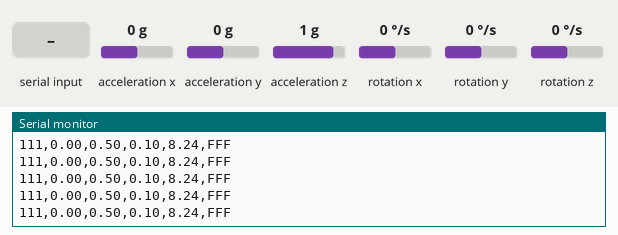
Bench run of a sketch on a simulated Arduino Leonardo, built with avr-gcc and run on an emulated ATmega32U4. Parts: the last lines printed to the serial monitor. Wiring (inferred from the names in the program): MPU-9250 motion sensor at I2C address 0x68. The test bench sets the inputs (shaded band); at power-on: rotation x 0 °/s, acceleration x 0 g, acceleration y 0 g, acceleration z 1 g, rotation y 0 °/s, rotation z 0 °/s.

Above: at 3.7 s.
3.8 s: rotation x set to 100 °/s
At 3.84 s:
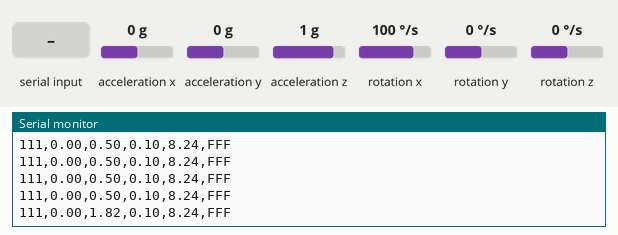
6.8 s: "v1\n" received over Serial
At 6.81 s:
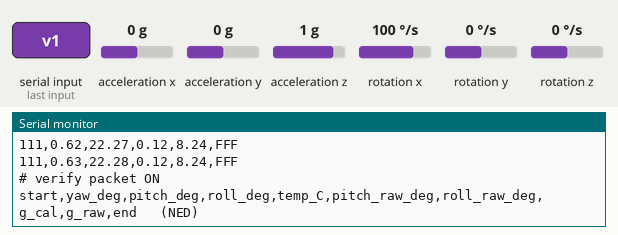
8.3 s: "v0\n" received over Serial
At 8.32 s:
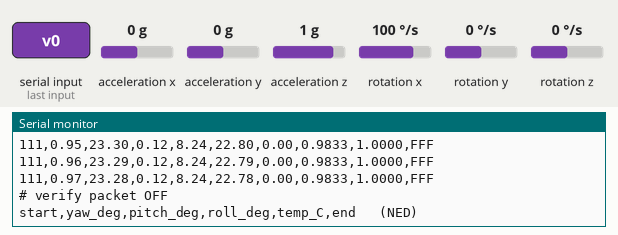
9.8 s: "c1\n" received over Serial
11.3 s: "b\n" received over Serial
At 12.3 s:
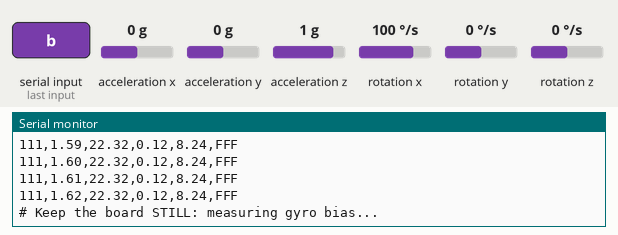
14.3 s: byte 10 ('\n') received over Serial
At 14.42 s:
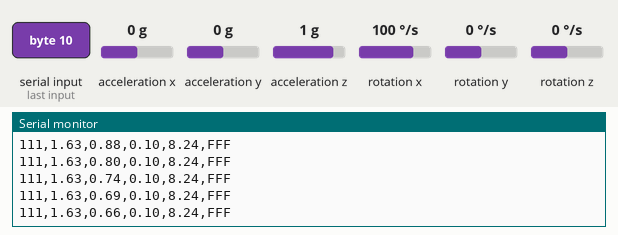
Timing chart, 0 to 16.8 s (numbered marks = the images above; inputs shaded):
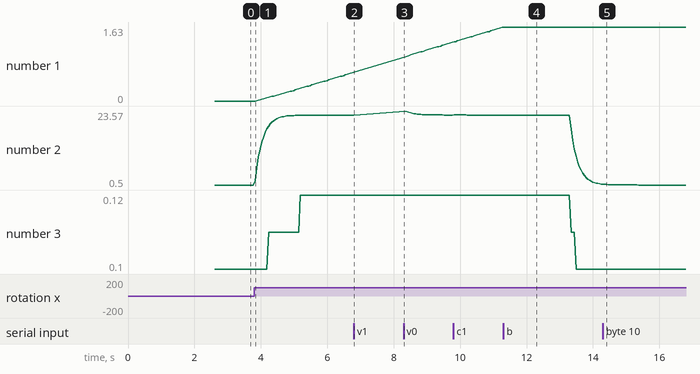

The sketch:

IMU_NED_Calibrated.ino
```cpp
// =====================================================================
//  IMU_NED_Calibrated.ino
//  RSE4501 Mini Project 2 - calibrated orientation (NED) for
//  Arduino Leonardo + GY-9250 module (MPU-6500 chip, no magnetometer)
//
//  Wiring: VCC->5V, GND->GND, SDA->D2, SCL->D3
//
//  What this sketch does
//   1. Reads raw accel + gyro from the MPU-6500 (I2C, 0x68)
//   2. Applies the six-position ACCELEROMETER CALIBRATION
//        a_cal = (a_raw - bias) / scale        (constants below)
//   3. Measures GYRO BIAS at start-up (board must be still ~2 s)
//   4. Rotates sensor axes into the NED body frame
//        X = forward (VCC end of header), Y = right, Z = down
//   5. Runs TWO complementary filters side by side:
//        - CALIBRATED  (used for the normal output)
//        - RAW/UNCALIBRATED (for the before/after verification test)
//   6. Sends packets to MATLAB (getData.m) at 20 Hz
//
//  NED angle convention (ZYX Euler)
//     roll  +  = right side down      (range -180..180)
//     pitch +  = nose (VCC end) up    (range  -90..90)
//     yaw   +  = clockwise seen from above (gyro only -> drifts)
//
//  Output packets
//   normal mode   : 111,yaw,pitch,roll,temp,FFF
//   verify mode   : 111,yaw,pitch,roll,temp,pitch_raw,roll_raw,g_cal,g_raw,FFF
//                   (yaw/pitch/roll = calibrated, *_raw = no accel calibration,
//                    g_* = gravity magnitude |a| in g, should be 1.000 at rest)
//
//  Serial commands (Serial Monitor "Newline", or MATLAB writeline):
//     v1 / v0   verification output on / off
//     c1 / c0   use calibration for the MAIN output on / off
//     z         zero yaw
//     b         re-measure gyro bias (keep the board still ~2 s)
//     i         print settings and calibration constants
// =====================================================================
#include <Wire.h>
#include <math.h>

// ---------------- USER SETTINGS ----------------
// 0 = FIXED mounting: body frame = sensor frame mapped to NED
//     (MPU flat, component side up, VCC end = forward).
//     Use 0 for the CALIBRATION VERIFICATION TEST: angles are absolute,
//     so calibration errors are not hidden.
// 1 = AUTO-LEVEL at start-up: the pose at reset becomes roll = pitch = 0
//     (any mounting). Use 1 for the APPLICATION.
#define AUTO_LEVEL 0

// ---------------- CALIBRATION CONSTANTS ----------------
// From six-position test (MPU_Data_calibration.xlsx, sheet "Calibration")
// Sensor axes as printed on the board: X away from pins, Y toward VCC, Z up
const float ACC_BIAS[3]  = { 0.001665f, -0.008621f,  0.010054f };  // g
const float ACC_SCALE[3] = { 0.998615f,  0.999471f,  1.006751f };  // -

// ---------------- SENSOR / FILTER CONSTANTS ----------------
const uint8_t MPU_ADDR = 0x68;
const float ACC_LSB = 16384.0f;   // LSB per g     (+/-2 g)
const float GYR_LSB = 131.0f;     // LSB per deg/s (+/-250 deg/s)
const float ALPHA   = 0.98f;      // complementary filter weight on gyro
const float RAD2DEG = 57.2957795f;
const float DEG2RAD = 0.01745329f;
const uint16_t OUT_PERIOD_MS = 50; // 20 Hz output

// ---------------- STATE ----------------
float M[3][3];                     // sensor -> NED body rotation
float gBias[3] = {0, 0, 0};        // gyro bias (sensor frame, deg/s)
struct Att { float roll, pitch, yaw; };
Att attCal = {0, 0, 0};            // calibrated filter
Att attRaw = {0, 0, 0};            // uncalibrated filter
bool useCal = true;                // main output uses calibration
bool verifyMode = false;           // extended packet
uint32_t lastMicros;
uint32_t badReads = 0;
String cmd = "";

// =====================================================================
void writeReg(uint8_t reg, uint8_t val) {
  Wire.beginTransmission(MPU_ADDR);
  Wire.write(reg);
  Wire.write(val);
  Wire.endTransmission();
}

// Raw read. Returns false for an invalid sample (I2C dropout = all zeros).
bool readRaw(float a[3], float g[3], float &t) {
  Wire.beginTransmission(MPU_ADDR);
  Wire.write(0x3B);
  if (Wire.endTransmission(false) != 0) return false;
  if (Wire.requestFrom(MPU_ADDR, (uint8_t)14) != 14) return false;
  int16_t v[7];
  bool allZero = true;
  for (int i = 0; i < 7; i++) {
    uint8_t hi = Wire.read();
    uint8_t lo = Wire.read();
    v[i] = (int16_t)((hi << 8) | lo);
    if (i != 3 && v[i] != 0) allZero = false;
  }
  if (allZero) return false;
  a[0] = v[0] / ACC_LSB;  a[1] = v[1] / ACC_LSB;  a[2] = v[2] / ACC_LSB;
  t    = v[3] / 333.87f + 21.0f;
  g[0] = v[4] / GYR_LSB;  g[1] = v[5] / GYR_LSB;  g[2] = v[6] / GYR_LSB;
  return true;
}

void applyAccCal(const float a[3], float out[3]) {
  for (int i = 0; i < 3; i++) out[i] = (a[i] - ACC_BIAS[i]) / ACC_SCALE[i];
}

void toBody(const float v[3], float out[3]) {
  for (int i = 0; i < 3; i++)
    out[i] = M[i][0] * v[0] + M[i][1] * v[1] + M[i][2] * v[2];
}

float norm3(const float v[3]) { return sqrt(v[0]*v[0] + v[1]*v[1] + v[2]*v[2]); }

float wrap180(float x) {
  while (x > 180)  x -= 360;
  while (x < -180) x += 360;
  return x;
}

// Tilt from gravity (NED). f = specific force in body frame (level: 0,0,-1)
void accAngles(const float f[3], float &roll, float &pitch) {
  roll  = atan2(-f[1], -f[2]) * RAD2DEG;
  pitch = atan2(f[0], sqrt(f[1]*f[1] + f[2]*f[2])) * RAD2DEG;
}

// One complementary-filter step with ZYX Euler kinematics
void filterStep(Att &s, const float f[3], const float w[3], float dt) {
  float accRoll, accPitch;
  accAngles(f, accRoll, accPitch);
  float p = w[0], q = w[1], r = w[2];
  float sr = sin(s.roll * DEG2RAD),  cr = cos(s.roll * DEG2RAD);
  float sp = sin(s.pitch * DEG2RAD), cp = cos(s.pitch * DEG2RAD);
  if (fabs(cp) < 0.05f) cp = (cp >= 0) ? 0.05f : -0.05f;   // near gimbal lock
  float rollDot  = p + (q * sr + r * cr) * sp / cp;
  float pitchDot = q * cr - r * sr;
  float yawDot   = (q * sr + r * cr) / cp;
  float rollG  = s.roll  + rollDot  * dt;
  float pitchG = s.pitch + pitchDot * dt;
  s.roll  = wrap180(rollG + (1 - ALPHA) * wrap180(accRoll - rollG));
  s.pitch = pitchG + (1 - ALPHA) * (accPitch - pitchG);
  s.yaw   = wrap180(s.yaw + yawDot * dt);
}

// ---------------- Start-up: gyro bias + body frame ----------------
void measureBiasAndFrame(bool buildFrame) {
  Serial.println(F("# Keep the board STILL: measuring gyro bias..."));
  const int N = 500;
  float aSum[3] = {0, 0, 0}, gSum[3] = {0, 0, 0}, a[3], g[3], t;
  int n = 0;
  while (n < N) {
    if (readRaw(a, g, t)) {
      float ac[3]; applyAccCal(a, ac);
      for (int i = 0; i < 3; i++) { aSum[i] += ac[i]; gSum[i] += g[i]; }
      n++;
    }
    delay(3);
  }
  for (int i = 0; i < 3; i++) gBias[i] = gSum[i] / N;
  if (!buildFrame) { Serial.println(F("# Gyro bias updated")); return; }

#if AUTO_LEVEL
  // DOWN = opposite of measured gravity reaction; FORWARD = sensor +Y levelled
  float dn[3] = {-aSum[0] / N, -aSum[1] / N, -aSum[2] / N};
  float nn = norm3(dn);
  for (int i = 0; i < 3; i++) dn[i] /= nn;
  float f[3] = {0, 1, 0};
  float d = f[0]*dn[0] + f[1]*dn[1] + f[2]*dn[2];
  for (int i = 0; i < 3; i++) f[i] -= d * dn[i];
  if (norm3(f) < 0.3f) {                     // VCC end vertical -> use X arrow
    f[0] = 1; f[1] = 0; f[2] = 0;
    d = dn[0];
    for (int i = 0; i < 3; i++) f[i] -= d * dn[i];
  }
  float fn = norm3(f);
  for (int i = 0; i < 3; i++) f[i] /= fn;
  float r[3] = {dn[1]*f[2] - dn[2]*f[1], dn[2]*f[0] - dn[0]*f[2], dn[0]*f[1] - dn[1]*f[0]};
  for (int j = 0; j < 3; j++) { M[0][j] = f[j]; M[1][j] = r[j]; M[2][j] = dn[j]; }
  attCal = {0, 0, 0};
  attRaw = {0, 0, 0};
#else
  // FIXED mapping (MPU flat, component side up, VCC end forward):
  //   X_body(fwd) = +Y_sensor,  Y_body(right) = +X_sensor,  Z_body(down) = -Z_sensor
  float Mf[3][3] = {{0, 1, 0}, {1, 0, 0}, {0, 0, -1}};
  for (int i = 0; i < 3; i++) for (int j = 0; j < 3; j++) M[i][j] = Mf[i][j];
  // Start both filters at the accelerometer angles (absolute, no zeroing)
  float aRaw[3], aCal[3], fRaw[3], fCal[3];
  for (int i = 0; i < 3; i++) aCal[i] = aSum[i] / N;
  for (int i = 0; i < 3; i++) aRaw[i] = aCal[i] * ACC_SCALE[i] + ACC_BIAS[i];
  toBody(aCal, fCal); toBody(aRaw, fRaw);
  accAngles(fCal, attCal.roll, attCal.pitch);
  accAngles(fRaw, attRaw.roll, attRaw.pitch);
  attCal.yaw = attRaw.yaw = 0;
#endif
}

void printInfo() {
  Serial.print(F("# Mode: ")); Serial.println(AUTO_LEVEL ? F("AUTO_LEVEL") : F("FIXED mounting"));
  Serial.print(F("# Main output uses calibration: ")); Serial.println(useCal ? F("YES") : F("NO"));
  Serial.print(F("# Verify packet: ")); Serial.println(verifyMode ? F("ON") : F("OFF"));
  Serial.print(F("# Acc bias  (g): "));
  for (int i = 0; i < 3; i++) { Serial.print(ACC_BIAS[i], 6); Serial.print(' '); }
  Serial.print(F("\n# Acc scale    : "));
  for (int i = 0; i < 3; i++) { Serial.print(ACC_SCALE[i], 6); Serial.print(' '); }
  Serial.print(F("\n# Gyro bias (deg/s): "));
  for (int i = 0; i < 3; i++) { Serial.print(gBias[i], 3); Serial.print(' '); }
  Serial.print(F("\n# Invalid I2C reads so far: ")); Serial.println(badReads);
}

void printHeader() {
  if (verifyMode)
    Serial.println(F("start,yaw_deg,pitch_deg,roll_deg,temp_C,pitch_raw_deg,roll_raw_deg,g_cal,g_raw,end   (NED)"));
  else
    Serial.println(F("start,yaw_deg,pitch_deg,roll_deg,temp_C,end   (NED)"));
}

void handleCommand(String s) {
  s.trim();
  if (s.length() == 0) return;
  if      (s == "v1") { verifyMode = true;  Serial.println(F("# verify packet ON"));  printHeader(); }
  else if (s == "v0") { verifyMode = false; Serial.println(F("# verify packet OFF")); printHeader(); }
  else if (s == "c1") { useCal = true;  Serial.println(F("# calibration ON")); }
  else if (s == "c0") { useCal = false; Serial.println(F("# calibration OFF")); }
  else if (s == "z")  { attCal.yaw = attRaw.yaw = 0; Serial.println(F("# yaw zeroed")); }
  else if (s == "b")  { measureBiasAndFrame(false); lastMicros = micros(); }
  else if (s == "i")  printInfo();
  else { Serial.print(F("# unknown command: ")); Serial.println(s); }
}

// =====================================================================
void setup() {
  Serial.begin(115200);
  while (!Serial && millis() < 3000) {}
  Wire.begin();
  Wire.setClock(400000);

  writeReg(0x6B, 0x00);   // wake up
  delay(100);
  writeReg(0x1A, 0x03);   // gyro DLPF ~41 Hz
  writeReg(0x1B, 0x00);   // gyro +/-250 deg/s (same as calibration data)
  writeReg(0x1C, 0x00);   // accel +/-2 g      (same as calibration data)
  writeReg(0x1D, 0x03);   // accel DLPF ~44 Hz
  delay(500);

  measureBiasAndFrame(true);
  printInfo();
  lastMicros = micros();
}

void loop() {
  // ---- commands ----
  while (Serial.available()) {
    char ch = Serial.read();
    if (ch == '\n' || ch == '\r') { handleCommand(cmd); cmd = ""; }
    else if (cmd.length() < 20) cmd += ch;
  }

  // ---- read + filter ----
  float a[3], g[3], t;
  if (!readRaw(a, g, t)) { badReads++; return; }   // skip invalid sample

  float aCal[3]; applyAccCal(a, aCal);
  float gc[3];   for (int i = 0; i < 3; i++) gc[i] = g[i] - gBias[i];
  float fCal[3], fRaw[3], w[3];
  toBody(aCal, fCal);
  toBody(a, fRaw);
  toBody(gc, w);

  uint32_t now = micros();
  float dt = (now - lastMicros) * 1e-6f;
  lastMicros = now;
  if (dt > 0.1f) dt = 0.1f;                        // guard after a pause

  filterStep(attCal, fCal, w, dt);
  filterStep(attRaw, fRaw, w, dt);

  // gravity magnitude, low-pass filtered for display (tau ~0.2 s)
  static float gCalF = 1.0f, gRawF = 1.0f;
  gCalF += 0.1f * (norm3(aCal) - gCalF);
  gRawF += 0.1f * (norm3(a)    - gRawF);

  // ---- output ----
  static uint32_t lastPrint = 0;
  if (millis() - lastPrint >= OUT_PERIOD_MS) {
    lastPrint = millis();

    static bool wasConnected = false;      // header whenever a program connects
    bool connected = Serial;
    if (connected && !wasConnected) printHeader();
    wasConnected = connected;

    const Att &m = useCal ? attCal : attRaw;
    Serial.print(F("111,"));
    Serial.print(m.yaw, 2);   Serial.print(',');
    Serial.print(m.pitch, 2); Serial.print(',');
    Serial.print(m.roll, 2);  Serial.print(',');
    Serial.print(t, 2);
    if (verifyMode) {
      Serial.print(',');
      Serial.print(attRaw.pitch, 2); Serial.print(',');
      Serial.print(attRaw.roll, 2);  Serial.print(',');
      Serial.print(gCalF, 4);        Serial.print(',');
      Serial.print(gRawF, 4);
    }
    Serial.println(F(",FFF"));
  }
}
```

Measured:
- after the input at 3.8 s, the serial monitor: prints a new line at once (image 1)
- after the input at 14.3 s, the serial monitor: prints a new line after 0.10 s (image 5)
- plotted number 1: 0 → 0.63 after the input at 3.8 s
- plotted number 2: 0.5 → 22.28 after the input at 3.8 s
- plotted number 3: 0.1 → 0.12 after the input at 3.8 s
